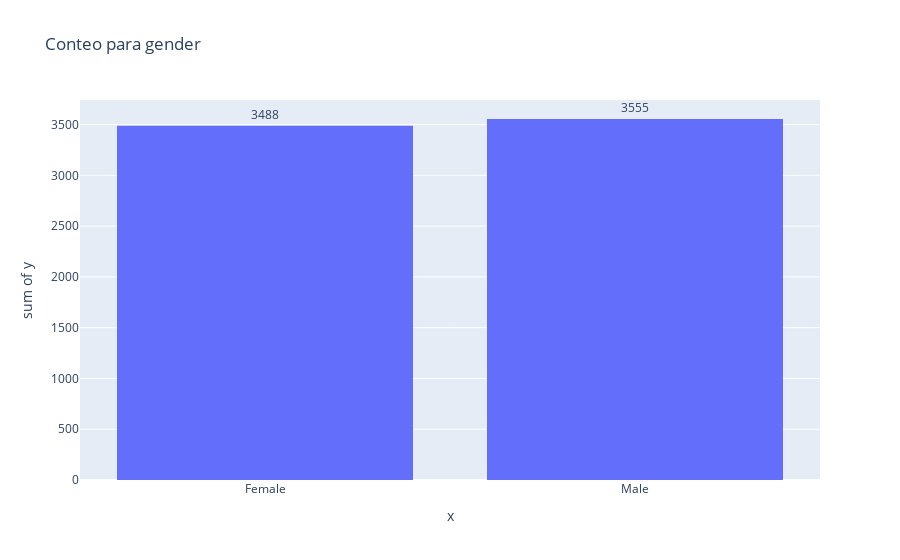
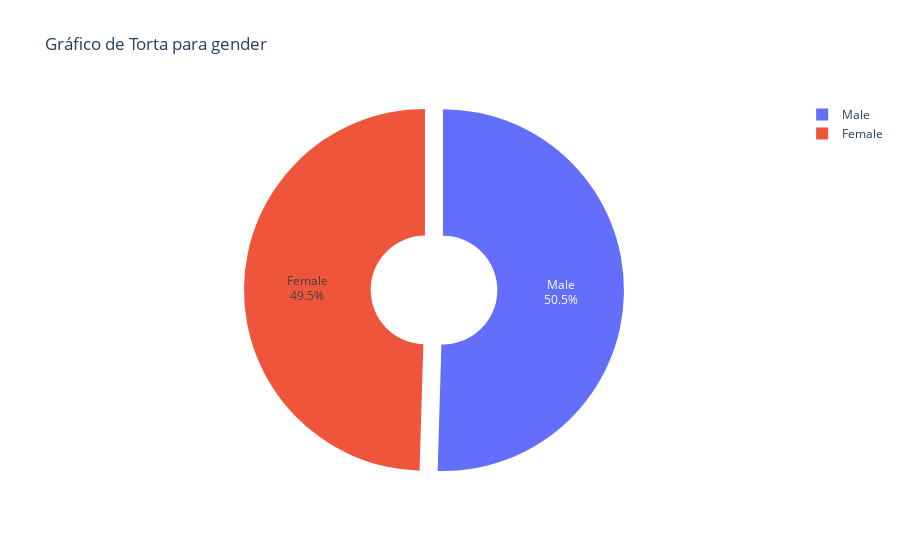
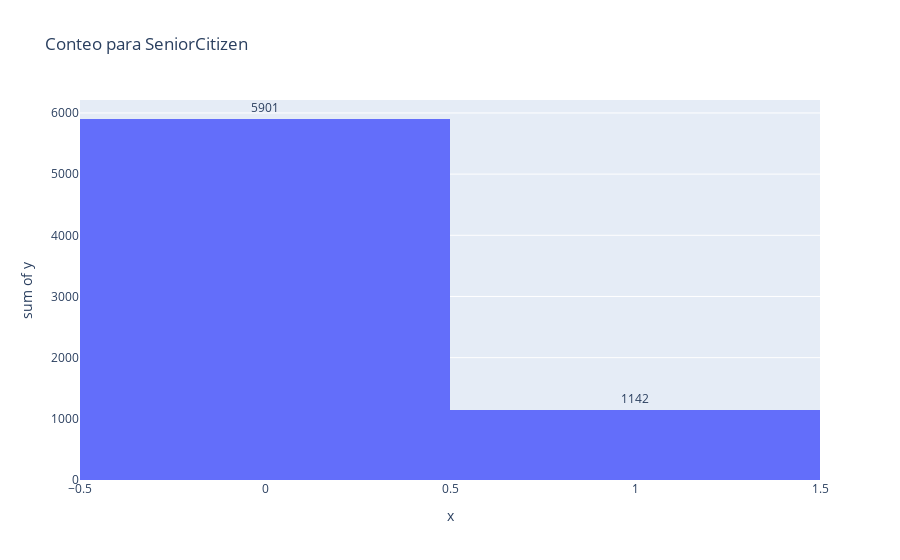
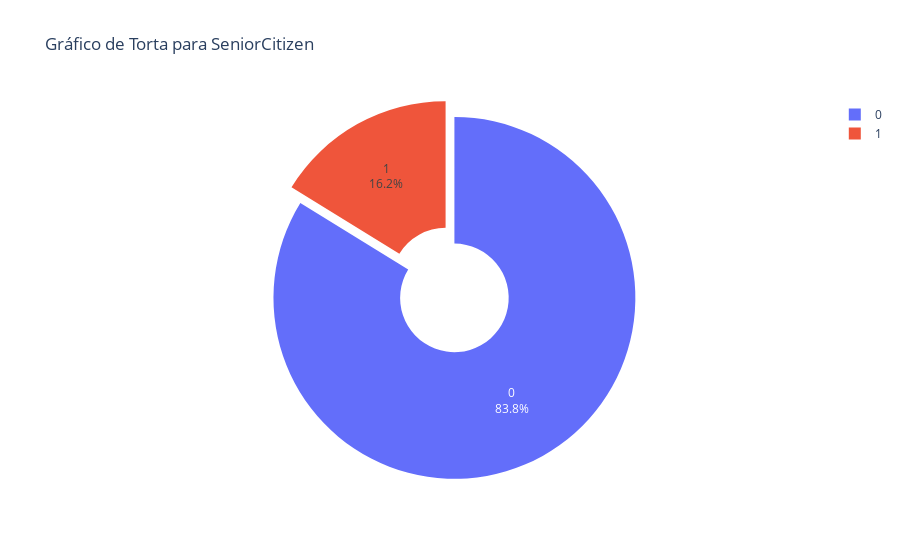

The code cell stored with these charts, in order, in its notebook:
### Code cell
for variable in categorical_features[:-1]:
    # Histogram
    countplot_fig = px.histogram(df, x=df[variable].value_counts().index, y=df[variable].value_counts().values,title=f'Conteo para {variable}')
    countplot_fig.update_traces(texttemplate='%{y}', textposition='outside')
    countplot_fig.update_xaxes(categoryorder='total ascending')
    # Pie chart
    counts = df[variable].value_counts()
    labels = counts.index
    pie_chart_fig = px.pie(names=labels, values=counts, title=f'Gráfico de Torta para {variable}',
                        labels={'names': '', 'values': ''},
                        hole=0.3)

    # Mostrar leyenda al pie chart usando las etiquetas del índice
    pie_chart_fig.update_traces(textinfo='percent+label', pull=[0.05]*len(labels))

    # Guardar y mostrar la figura

    countplot_fig.write_html(f"{variable}_countplot.html")
    pie_chart_fig.write_html(f"{variable}_pie_chart.html")
    countplot_fig.show()
    pie_chart_fig.show()

### Figure 1 — Plotly figure (JSON) as saved in the notebook; plotly's stock layout.template omitted (floating-point values rounded to 4 significant figures)
{"data": [{"alignmentgroup": "True", "bingroup": "x", "histfunc": "sum", "hovertemplate": "x=%{x}<br>sum of y=%{y}<extra></extra>", "legendgroup": "", "marker": {"color": "#636efa", "pattern": {"shape": ""}}, "name": "", "offsetgroup": "", "orientation": "v", "showlegend": false, "textposition": "outside", "texttemplate": "%{y}", "type": "histogram", "x": ["Male", "Female"], "xaxis": "x", "y": [3555, 3488], "yaxis": "y"}], "layout": {"barmode": "relative", "legend": {"tracegroupgap": 0}, "title": {"text": "Conteo para gender"}, "xaxis": {"anchor": "y", "categoryorder": "total ascending", "domain": [0, 1], "title": {"text": "x"}}, "yaxis": {"anchor": "x", "domain": [0, 1], "title": {"text": "sum of y"}}}}

### Figure 2 — Plotly figure (JSON) as saved in the notebook; plotly's stock layout.template omitted (floating-point values rounded to 4 significant figures)
{"data": [{"domain": {"x": [0, 1], "y": [0, 1]}, "hole": 0.3, "hovertemplate": "=%{value}<extra></extra>", "labels": ["Male", "Female"], "legendgroup": "", "name": "", "pull": [0.05, 0.05], "showlegend": true, "textinfo": "percent+label", "type": "pie", "values": [3555, 3488]}], "layout": {"legend": {"tracegroupgap": 0}, "title": {"text": "Gráfico de Torta para gender"}}}

### Figure 3 — Plotly figure (JSON) as saved in the notebook; plotly's stock layout.template omitted (floating-point values rounded to 4 significant figures)
{"data": [{"alignmentgroup": "True", "bingroup": "x", "histfunc": "sum", "hovertemplate": "x=%{x}<br>sum of y=%{y}<extra></extra>", "legendgroup": "", "marker": {"color": "#636efa", "pattern": {"shape": ""}}, "name": "", "offsetgroup": "", "orientation": "v", "showlegend": false, "textposition": "outside", "texttemplate": "%{y}", "type": "histogram", "x": [0, 1], "xaxis": "x", "y": [5901, 1142], "yaxis": "y"}], "layout": {"barmode": "relative", "legend": {"tracegroupgap": 0}, "title": {"text": "Conteo para SeniorCitizen"}, "xaxis": {"anchor": "y", "categoryorder": "total ascending", "domain": [0, 1], "title": {"text": "x"}}, "yaxis": {"anchor": "x", "domain": [0, 1], "title": {"text": "sum of y"}}}}

### Figure 4 — Plotly figure (JSON) as saved in the notebook; plotly's stock layout.template omitted (floating-point values rounded to 4 significant figures)
{"data": [{"domain": {"x": [0, 1], "y": [0, 1]}, "hole": 0.3, "hovertemplate": "=%{value}<extra></extra>", "labels": [0, 1], "legendgroup": "", "name": "", "pull": [0.05, 0.05], "showlegend": true, "textinfo": "percent+label", "type": "pie", "values": [5901, 1142]}], "layout": {"legend": {"tracegroupgap": 0}, "title": {"text": "Gráfico de Torta para SeniorCitizen"}}}
